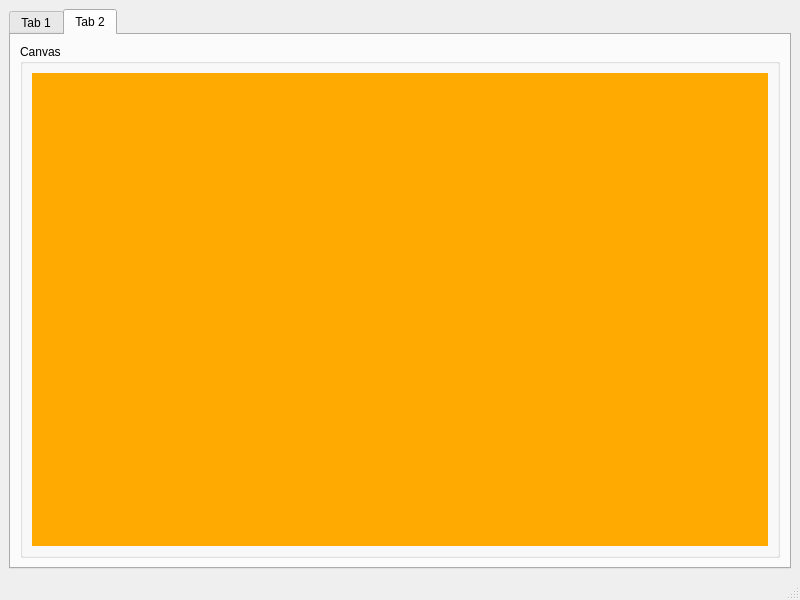
<?xml version="1.0" encoding="UTF-8"?>
<ui version="4.0">
 <class>MainWindow</class>
 <widget class="QMainWindow" name="MainWindow">
  <property name="geometry">
   <rect>
    <x>0</x>
    <y>0</y>
    <width>800</width>
    <height>600</height>
   </rect>
  </property>
  <property name="windowTitle">
   <string>MainWindow</string>
  </property>
  <widget class="QWidget" name="centralwidget">
   <layout class="QGridLayout" name="gridLayout">
    <item row="0" column="0">
     <widget class="QTabWidget" name="tabWidget">
      <property name="currentIndex">
       <number>1</number>
      </property>
      <widget class="QWidget" name="tab">
       <attribute name="title">
        <string>Tab 1</string>
       </attribute>
       <layout class="QGridLayout" name="gridLayout_3">
        <item row="0" column="2">
         <widget class="QLabel" name="labelAddress">
          <property name="sizePolicy">
           <sizepolicy hsizetype="Maximum" vsizetype="Maximum">
            <horstretch>0</horstretch>
            <verstretch>0</verstretch>
           </sizepolicy>
          </property>
          <property name="text">
           <string>Address:</string>
          </property>
         </widget>
        </item>
        <item row="1" column="2">
         <widget class="QLineEdit" name="lineEditAddress">
          <property name="sizePolicy">
           <sizepolicy hsizetype="Maximum" vsizetype="Fixed">
            <horstretch>0</horstretch>
            <verstretch>0</verstretch>
           </sizepolicy>
          </property>
         </widget>
        </item>
        <item row="0" column="0" rowspan="8" colspan="2">
         <widget class="QGroupBox" name="groupBox">
          <property name="title">
           <string>History</string>
          </property>
          <layout class="QGridLayout" name="gridLayout_2">
           <item row="0" column="0">
            <widget class="QTextEdit" name="textEditHistory"/>
           </item>
          </layout>
         </widget>
        </item>
        <item row="8" column="1">
         <widget class="QPushButton" name="pushButtonSend">
          <property name="text">
           <string>Send</string>
          </property>
         </widget>
        </item>
        <item row="8" column="0">
         <widget class="QLineEdit" name="lineEditMsgBox"/>
        </item>
        <item row="2" column="2">
         <widget class="QLabel" name="labelPort">
          <property name="sizePolicy">
           <sizepolicy hsizetype="Maximum" vsizetype="Maximum">
            <horstretch>0</horstretch>
            <verstretch>0</verstretch>
           </sizepolicy>
          </property>
          <property name="text">
           <string>Port:</string>
          </property>
         </widget>
        </item>
        <item row="3" column="2">
         <widget class="QLineEdit" name="lineEditPort">
          <property name="sizePolicy">
           <sizepolicy hsizetype="Maximum" vsizetype="Maximum">
            <horstretch>0</horstretch>
            <verstretch>0</verstretch>
           </sizepolicy>
          </property>
         </widget>
        </item>
        <item row="4" column="2">
         <widget class="QPushButton" name="pushButtonConnect">
          <property name="sizePolicy">
           <sizepolicy hsizetype="Maximum" vsizetype="Maximum">
            <horstretch>0</horstretch>
            <verstretch>0</verstretch>
           </sizepolicy>
          </property>
          <property name="text">
           <string>Connect</string>
          </property>
         </widget>
        </item>
        <item row="5" column="2">
         <widget class="QPushButton" name="pushButtonDisconnect">
          <property name="sizePolicy">
           <sizepolicy hsizetype="Maximum" vsizetype="Maximum">
            <horstretch>0</horstretch>
            <verstretch>0</verstretch>
           </sizepolicy>
          </property>
          <property name="text">
           <string>Disconnect</string>
          </property>
         </widget>
        </item>
       </layout>
      </widget>
      <widget class="QWidget" name="tab_2">
       <attribute name="title">
        <string>Tab 2</string>
       </attribute>
       <layout class="QGridLayout" name="gridLayout_4">
        <item row="0" column="0">
         <widget class="QGroupBox" name="groupBox_2">
          <property name="title">
           <string>Canvas</string>
          </property>
          <layout class="QGridLayout" name="gridLayout_5">
           <item row="0" column="0">
            <widget class="CanvasWidget" name="canvasWidget" native="true">
             <property name="styleSheet">
              <string notr="true">background-color: rgb(255, 170, 0);</string>
             </property>
            </widget>
           </item>
          </layout>
         </widget>
        </item>
       </layout>
      </widget>
     </widget>
    </item>
   </layout>
  </widget>
  <widget class="QMenuBar" name="menubar">
   <property name="geometry">
    <rect>
     <x>0</x>
     <y>0</y>
     <width>800</width>
     <height>25</height>
    </rect>
   </property>
  </widget>
  <widget class="QStatusBar" name="statusbar"/>
 </widget>
 <customwidgets>
  <customwidget>
   <class>CanvasWidget</class>
   <extends>QWidget</extends>
   <header>canvaswidget.h</header>
   <container>1</container>
  </customwidget>
 </customwidgets>
 <resources/>
 <connections/>
</ui>
